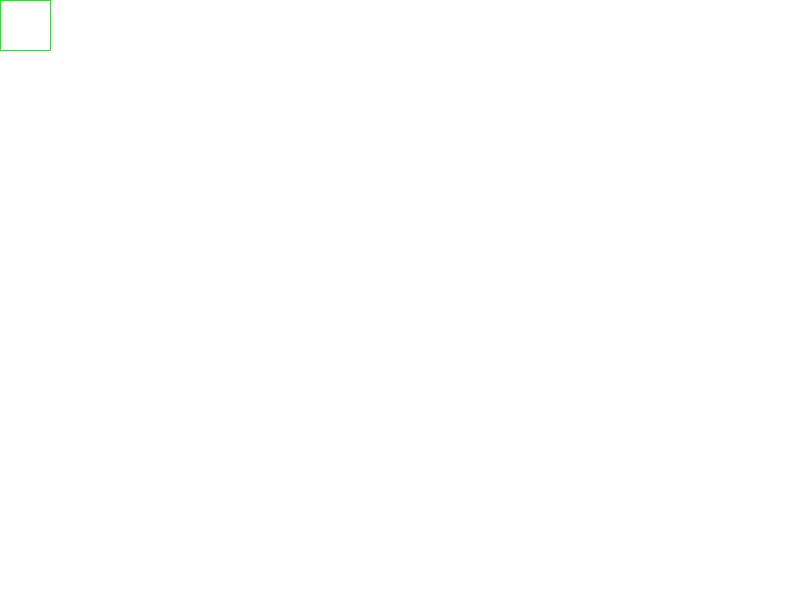
Frame 1 (no input)
Frame 60 (the mouse pressed at the canvas centre just before this capture): identical to frame 1, image omitted
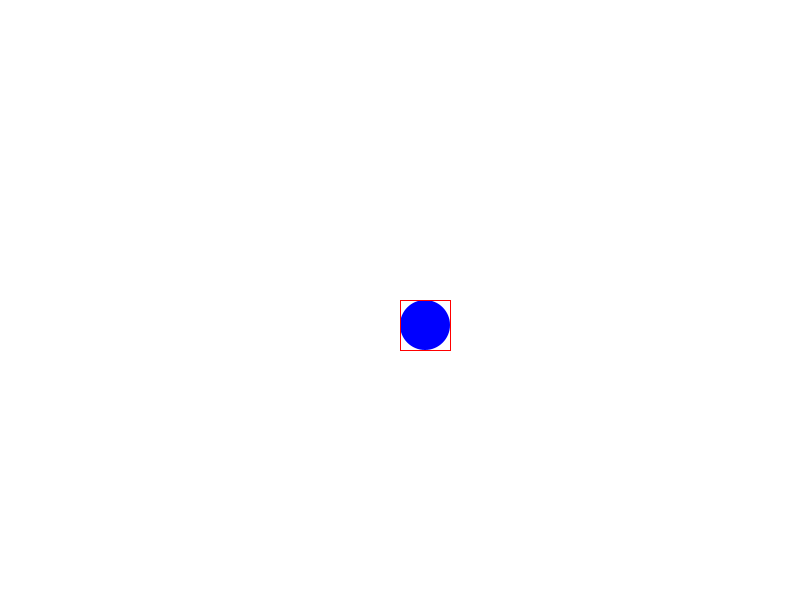
Frame 120 (the mouse held since frame 60 and released just before this capture)

The Processing sketch that drew these frames (run headless with seeded random() and noise(); from frame 60 on, the mouse is pressed at the canvas centre):

// Processing sketch: cells
// ── cells.pde

int _WIDTH=800;
int _HEIGHT=600;

int cellsize=50;
Cell[][] cells;

void setup(){
_WIDTH=displayWidth;
_HEIGHT=displayHeight;
cells=new Cell[_WIDTH/cellsize][_HEIGHT/cellsize];

//same size with screen


size(_WIDTH,_HEIGHT);
for(int x=0;x<cells.length;x++){
  for(int y=0;y<cells[0].length;y++){
    cells[x][y]=new Cell(x,y,cellsize);
  }
}
}

void draw(){
  background(255);
  for(int x=0;x<cells.length;x++){
  for(int y=0;y<cells[0].length;y++){
    cells[x][y].displaycell();
  }}

  cells[int(mouseX/cellsize)][int(mouseY/cellsize)].drawcell();
}

class Cell{
int x;
int y;
int size;
boolean circleinside=false;
Cell(int _x,int _y,int _size){
x=_x;y=_y;size=_size;
}
void drawcell(){
  noFill();
  stroke(#00FF00);
    if(circleinside){
    stroke(#FF0000);
  }
  rect(x*size,y*size,size,size);
}
void displaycell(){
  if(circleinside){
    fill(#0000FF);
    noStroke();
    ellipse(x*size+(size/2),y*size+(size/2),size,size);
  }
}
}

void mousePressed(){
  cells[int(mouseX/cellsize)][int(mouseY/cellsize)].circleinside=true;
}
